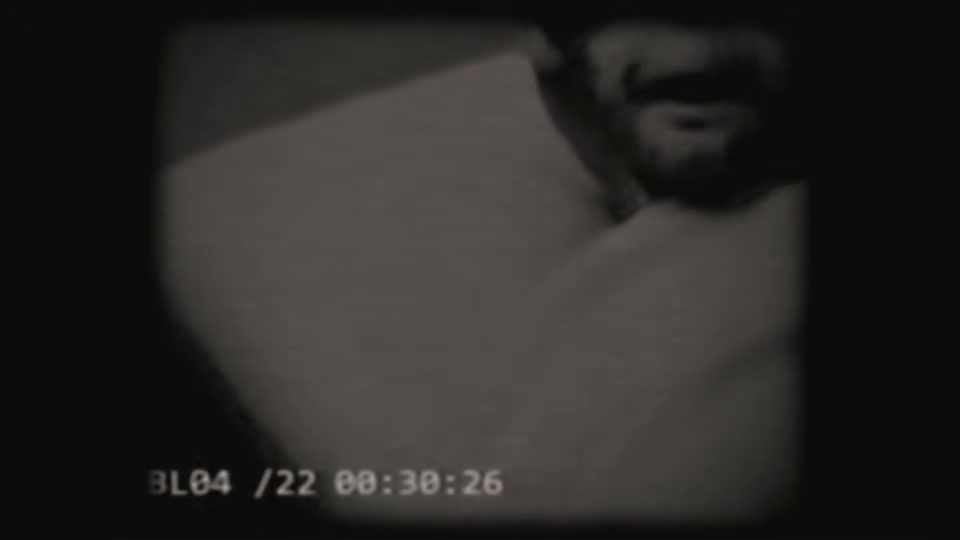
#> input picture analysis/scenes/c22_f1430_full.png, 1920 x 1080 px, given in place of f01621.png, which was not available (shown at 1/2 size)
$ python -i walk_lk.py   (imports and definitions only)
#> lines starting #> are read from the running program, lines starting #| are printed output that depends on the picture; pictures that were not available may be replaced by others from this repository, and a replacement may not be noted
import cv2, numpy as np, pickle
FD='/home/user/new-skinny-bob/frames/Oqw96jCOP7A/f%05d.png'
def L(f):
#> called with f = 1621
    im=cv2.imread(FD%f, cv2.IMREAD_GRAYSCALE).astype(np.float32)
#> im: shape (1080, 1920) float32; min 9, max 158, mean 40.8
    im=cv2.GaussianBlur(im,(0,0),1.0)
    # local contrast normalize to help LK on this very flat footage
    m=cv2.GaussianBlur(im,(0,0),31); s=np.sqrt(cv2.GaussianBlur((im-m)**2,(0,0),31))+2.0
#> after `m = cv2.GaussianBlur(im, (0, 0), 31)`:
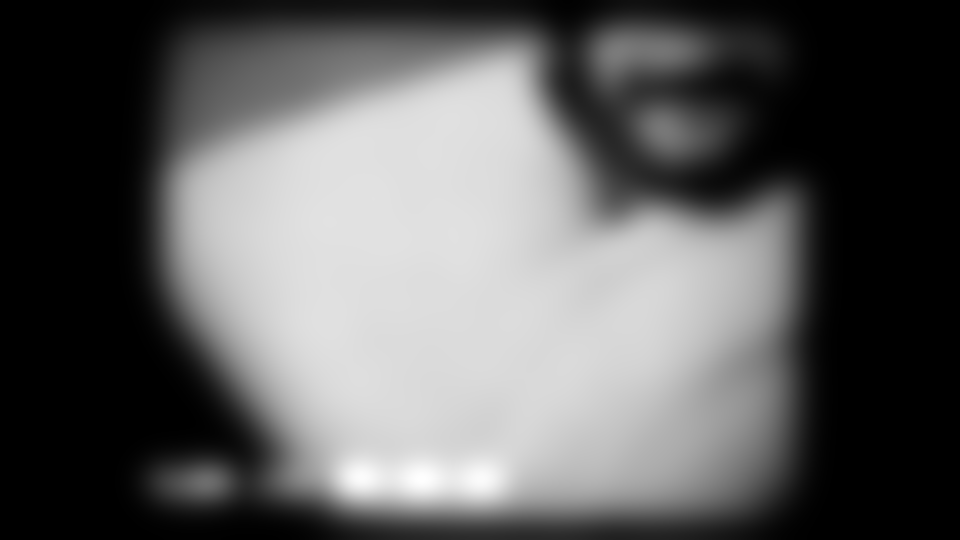
#> m: shape (1080, 1920) float32 (shown at 1/2 size); min 11.93, max 88.8, mean 40.8; drawn with min black and max white
#> after `s = np.sqrt(cv2.GaussianBlur((im - m) ** 2, (0, 0), 31)) + 2.0`:
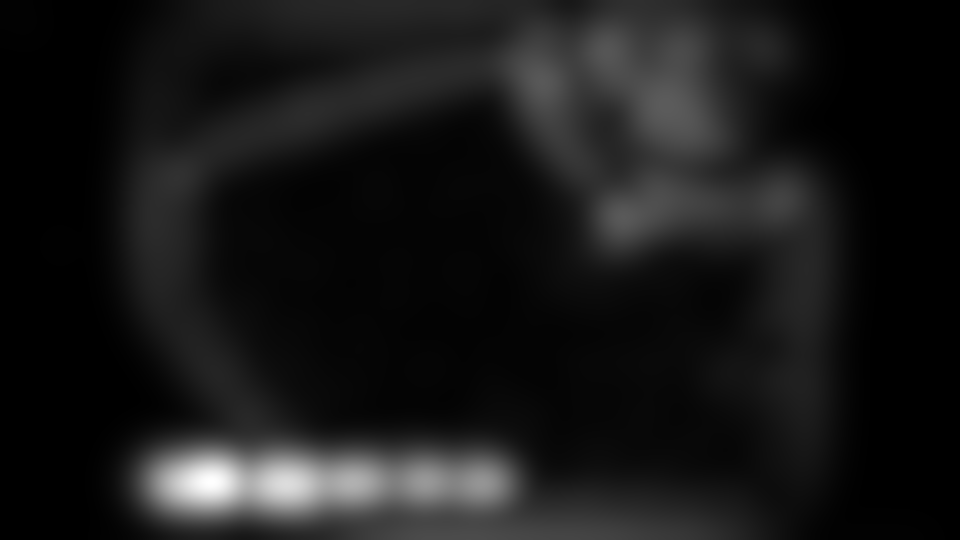
#> s: shape (1080, 1920) float32 (shown at 1/2 size); min 2, max 38.21, mean 5.5; drawn with min black and max white
    return np.clip((im-m)/s*40+128,0,255).astype(np.uint8)
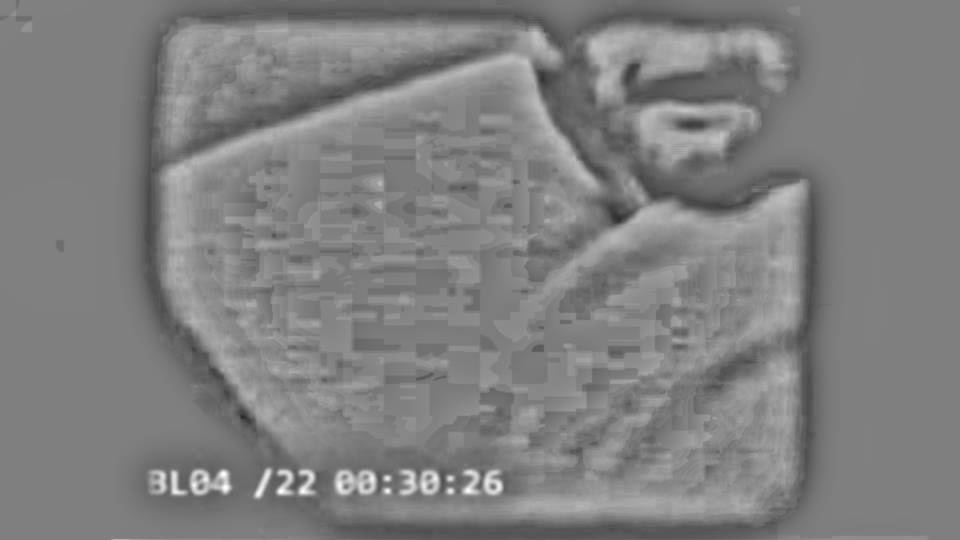
#> returned value: shape (1080, 1920) (shown at 1/2 size); min 41, max 255, mean 127.5
f0,f1=1621,1835
mask=np.zeros((1080,1920),np.uint8); mask[60:1020,350:1590]=255
I=L(f0)
p=cv2.goodFeaturesToTrack(I,maxCorners=1500,qualityLevel=0.008,minDistance=12,blockSize=9,mask=mask)
#> p = 1500 rows, first 8: [777, 982], [558, 984], [777, 956], [558, 946], [898, 956], [988, 975], [903, 981], [857, 975]
# [1 line not run here, left out]
lk=dict(winSize=(31,31),maxLevel=4,criteria=(cv2.TERM_CRITERIA_EPS|cv2.TERM_CRITERIA_COUNT,40,0.01))
tracks=[p.reshape(-1,2)]
#> tracks = 1 point arrays, longest 1500 points
ids=np.arange(len(p)); alive=np.ones(len(p),bool)
#> ids = 1500 values from 0 to 1499
cur=p.copy(); curids=ids.copy()
#> cur has the same summary as p
#> curids = 1500 values from 0 to 1499
store={int(i):[tuple(p[k,0])] for k,i in enumerate(ids)}
#> store = 1500 items
# [10 lines not run here, left out]
full={i:np.array(v) for i,v in store.items() if len(v)==f1-f0+1}
#> full = 0 items
# [2 lines not run here, left out]

>>> result = L('c22_f1430_full.png')
#> (the run stopped early here; a loop or call above may not have finished)

$ run again, on analysis/scenes/c22_face_frames.png
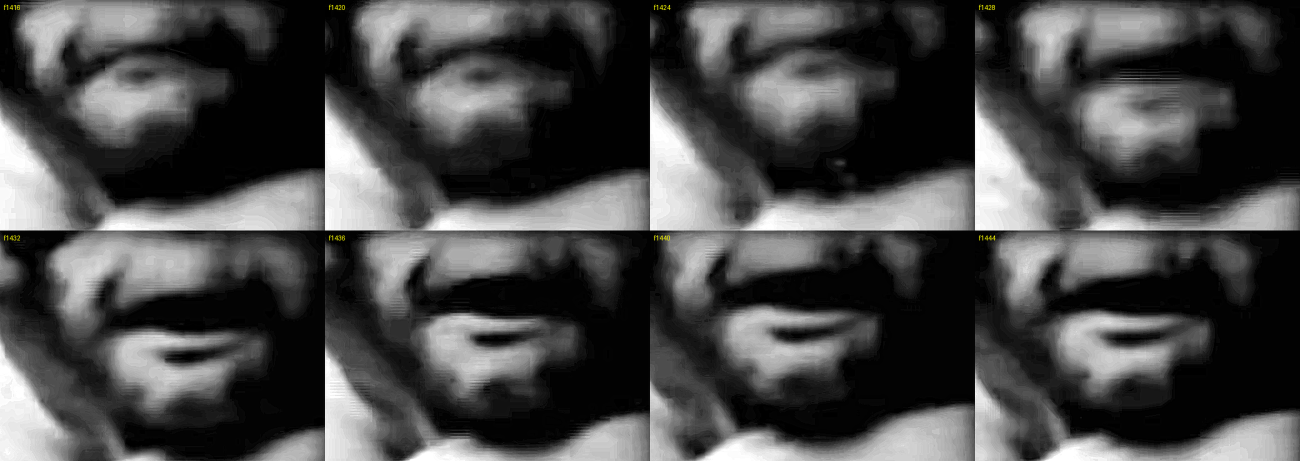
#> input picture analysis/scenes/c22_face_frames.png, 2600 x 922 px, given in place of f01621.png, which was not available (shown at 1/2 size)
#> in L, `s = np.sqrt(cv2.GaussianBlur((im - m) ** 2, (0, 0), 31)) + 2.0`:
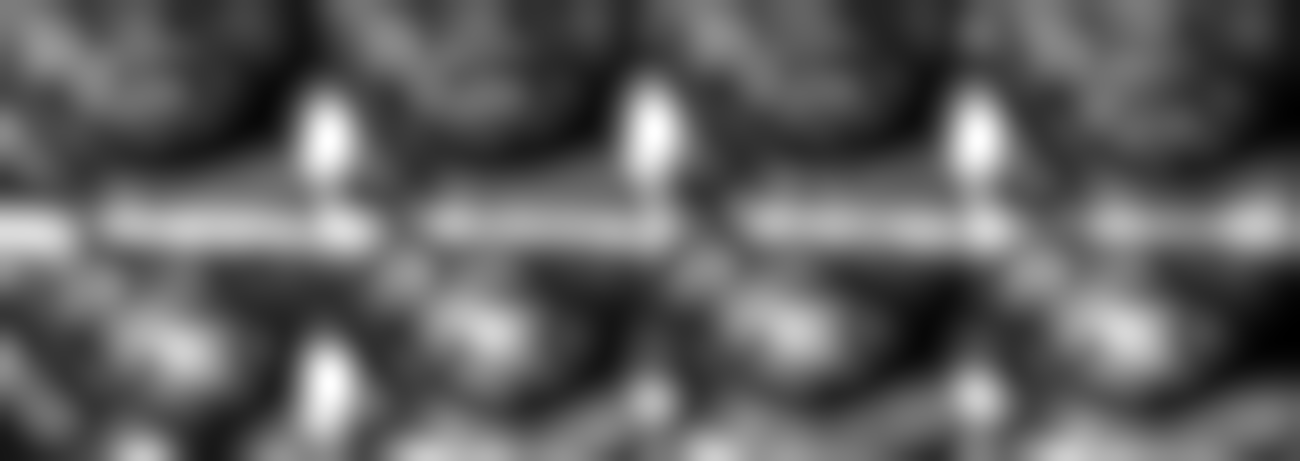
#> s: shape (922, 2600) float32 (shown at 1/2 size); min 2.41, max 79.2, mean 31.2; drawn with min black and max white
#> in L, `return np.clip((im-m)/s*40+128,0,255).astype(np.uint8)`:
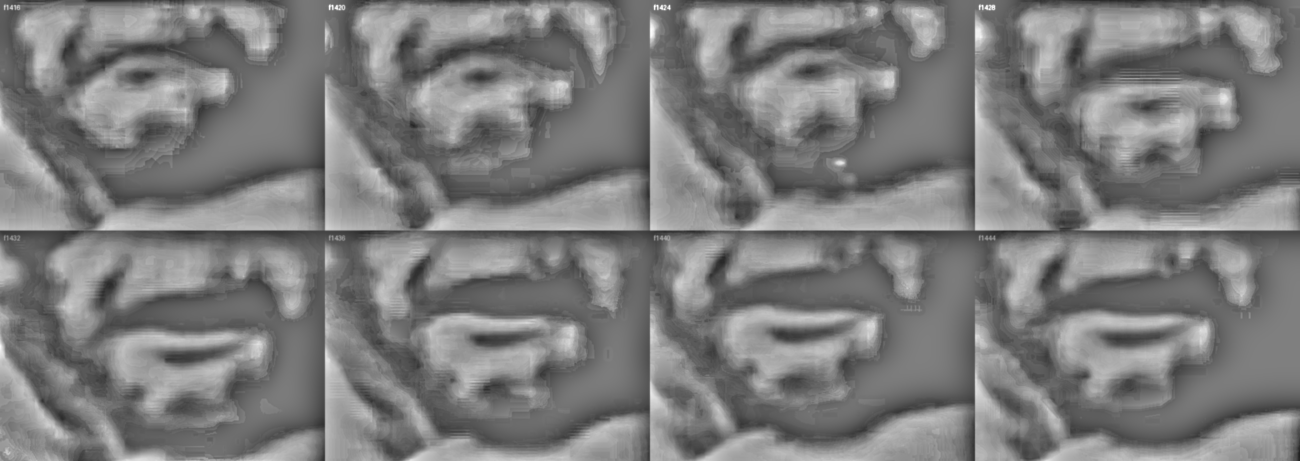
#> returned value: shape (922, 2600) (shown at 1/2 size); min 32, max 255, mean 124.4

$ run again, on analysis/scenes/c22_head_avg_s1.png
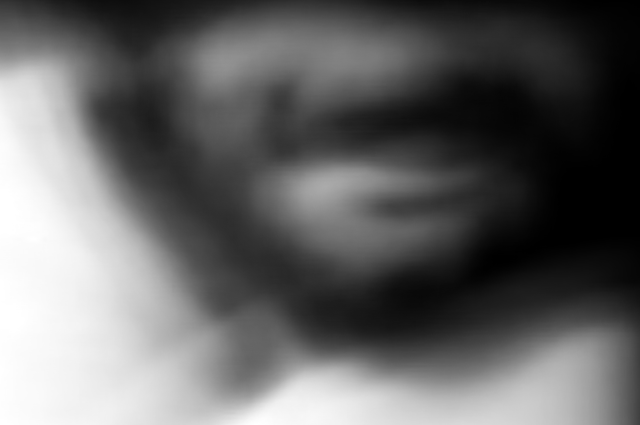
#> input picture analysis/scenes/c22_head_avg_s1.png, 1280 x 850 px, given in place of f01621.png, which was not available (shown at 1/2 size)
#> in L, `s = np.sqrt(cv2.GaussianBlur((im - m) ** 2, (0, 0), 31)) + 2.0`:
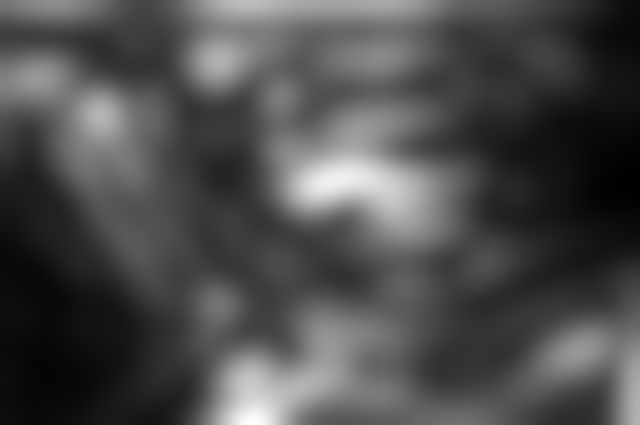
#> s: shape (850, 1280) float32 (shown at 1/2 size); min 2.15, max 20.5, mean 7.7; drawn with min black and max white
#> in L, `return np.clip((im-m)/s*40+128,0,255).astype(np.uint8)`:
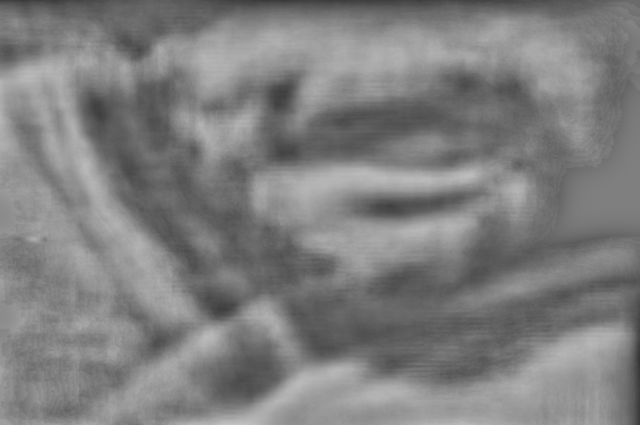
#> returned value: shape (850, 1280) (shown at 1/2 size); min 52, max 197, mean 126.8
